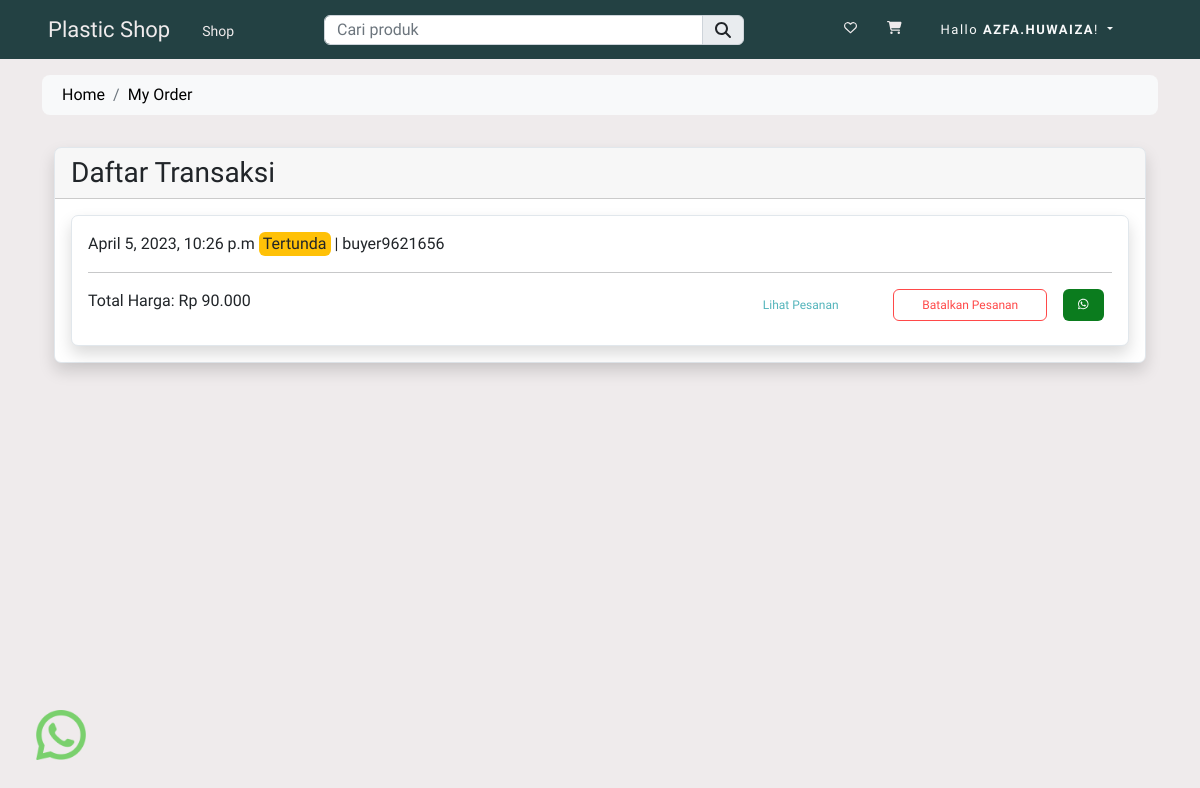
Screenshot of /order-list/ (signed in) with the database file from the repository.
### store/models.py (models this page shows, shortened)
class Order(Model):
    user = ForeignKey(User, on_delete=CASCADE)
    fname = CharField(max_length=150, null=False)
    lname = CharField(max_length=150, null=False)
    email = CharField(max_length=150, null=False)
    phone = CharField(max_length=150, null=False)
    address = TextField(null=False)
    city = CharField(max_length=150, null=False)
    state = CharField(max_length=150, null=False)
    country = CharField(max_length=150, null=False)
    pincode = CharField(max_length=150, null=False)
    total_price = FloatField(null=False)
    payment_mode = CharField(max_length=150, null=False)
    payment_id = CharField(max_length=250, null=True)
    orderstatuses = (
        ('Pending', 'Pending'),
        ('Shipped', 'Shipped'),
        ('Completed', 'Completed'),
        ('Cancelled', 'Cancelled'),
    )
    status = CharField(
        max_length=150, choices=orderstatuses, default='Pending')
    message = TextField(null=True)
    tracking_no = CharField(max_length=150, null=True)
    created_at = DateTimeField(auto_now_add=True)
    updated_at = DateTimeField(auto_now=True)

### store/controller/order.py (the view)
# urls.py: path('order-list/', order.index, name="myorders"),
def index(request):
    user_agent = request.META.get('HTTP_USER_AGENT', '')
    device_type = parse(user_agent)
    if device_type.is_mobile:
        if device_type.device.family == 'iPhone' or device_type.os.family == 'Android':
            template_name = 'store/mobile/orders/index.html'
        else:
            template_name = 'store/mobile/orders/index.html'
    elif device_type.is_tablet:
        if device_type.device.family == 'iPad' or device_type.os.family == 'Android':
            template_name = 'store/tablet/orders/index.html'
        else:
            template_name = 'store/tablet/orders/index.html'
    elif device_type.is_pc:
        if device_type.os.family == 'Mac OS X' or device_type.os.family == 'Windows':
            template_name = 'store/desktop/orders/index.html'
        else:
            template_name = 'store/desktop/orders/index.html'
    else:
        template_name = 'store/desktop/orders/index.html'
    orders = Order.objects.filter(user=request.user).order_by('-created_at')
    context = {'orders': orders}
    return render(request, template_name, context)

### store/templates/store/desktop/orders/index.html (shortened to what this page needs)
{% extends 'store/desktop/layouts/main.html' %}
{% load static %}
{% load humanize %}
{% block content %}
<div class="container py-3" style="margin-bottom:30%;">
    <div class="row">
        <div class="col">
            <nav aria-label="breadcrumb" class="bg-light rounded-3 p-2 mb-3">
                <div class="container">
                    <ol class="breadcrumb mb-0">
                        <li class="breadcrumb-item"><a href="{% url 'home' %}">Home</a></li>
                        <li class="breadcrumb-item active" aria-current="page"><a href="{% url 'myorders' %}">My
                                Order</a>
                        </li>
                    </ol>
                </div>
            </nav>
        </div>
    </div>
    <div class="container mt-3">
        <div class="row">
            <div class="col-md-12">
                <div class="card shadow ">
                    <div class="card-header">
                        <h3 class="mb-0">Daftar Transaksi
                        </h3>
                    </div>
                    {% for item in orders %}
                    <div class="card-body">
                        <div class="card shadow ">
                            <div class="p-3">
                                <label class="">{{ item.created_at}}</label>
                                {% if item.status == 'Pending' %}
                                <label class="bg-warning text-dark px-1 rounded"> Tertunda </label>
                                {% elif item.status == 'Cancelled' %}
                                <label class="bg-danger text-light px-1 rounded"> Dibatalkan </label>
                                {% elif item.status == 'Shipped' %}
                                <label class="bg-primary text-light px-1 rounded"> Dikirim </label>
                                {% elif item.status == 'Completed' %}
                                <label class="bg-success text-light px-1 rounded"> Selesai </label>
                                {% endif %}
                                |
                                <label class=""> {{ item.tracking_no }} </label>
                                <hr>
                                <p>
                                    Total Harga: Rp {{ item.total_price | stringformat:'d' | intcomma }}
                                    {% if item.status == 'Pending' %}
                                    <a href="https://wa.me/6282123824490?text=I'm%20interested%20in%20to%20chat"
                                        target="_blank" class="btn btn-daun float-end mx-2 btn-wa"><i
                                            class=" fab fa-whatsapp"></i></a>
                                    <a href="{% url 'order.cancel' item.tracking_no %}"
                                        class="btn btn-hati float-end mx-2 btn-size">Batalkan Pesanan</a>
                                    {% elif item.status == 'Shipped' %}
                                    <a href="https://wa.me/6282123824490?text=I'm%20interested%20in%20to%20chat"
                                        target="_blank" class="btn btn-daun float-end mx-2 btn-size"><i class=" fab
                                    fa-whatsapp"></i>
                                        Hubungi</a>
                                    {% elif item.status == 'Completed' %}
                                    <a href="https://wa.me/6282123824490?text=I'm%20interested%20in%20to%20chat"
                                        target="_blank" class="btn btn-daun float-end mx-2 btn-size"><i class=" fab
                                    fa-whatsapp"></i>
                                        Rating</a>
                                    {% elif item.status == 'Cancelled' %}
                                    <a href="{% url 'collections' %}" class="btn btn-abu float-end mx-2 btn-size"><i
                                            class="fa fa-shop"></i>
                                        Belanja</a>
                                    {% endif %}
                                    <a href="{% url 'orderview' item.tracking_no %}"
                                        class="btn warna-dasar float-end mx-2 btn-size">Lihat
                                        Pesanan</a>
                                </p>
                            </div>
                        </div>
                    </div>
                    {% endfor %}
                </div>
            </div>
        </div>
    </div>
</div>
{% endblock content %}

### store/templates/store/desktop/inc/navbar.html (shortened to what this page needs)
<nav class="navbar navbar-expand-sm navbar-dark bg-navbar-cust">
  <div class="collapse navbar-collapse " id="navbarSupportedContent">
    <a class="ms-5 navbar-brand {% if request.resolver_match.url_name == 'home' %}active{% endif %}"
      style="color: #EFEBEC; font-size: 22px;" href="{% url 'home' %}">Plastic Shop</a>
    <ul class="navbar-nav me-auto ms-2 me-auto mt-1">
      <li class="nav-item">
        <a class="nav-link" href="{% url 'collections' %}" style="color: #EFEBEC; font-size: 14px;">Shop</a>
      </li>
    </ul>
  </div>
  <div class="search-bar mt-1">
    <form action="{% url 'searchproduct' %}" method="POST">
      <div class="input-group mb-1">
        <input type="search" required class="form-control search-input" name="productsearch" id="searchproducts"
          placeholder="Cari produk">
        <button type="submit" class="input-group-text search-button"><i
            class="fa fa-search search-logo-button"></i></button>
      </div>
    </form>
  </div>
  <div class="collapse navbar-collapse justify-content-end" id="navbarSupportedContent">
    <ul id="" class="nav navbar-nav navbar-right link-cust">
      {% if user.is_authenticated %}
      <a class="nav-link me-1" href="{% url 'wishlist' %}" style="color: #EFEBEC; font-size: 13px;">
        <i class="far fa-heart"></i></a>
      <a class="nav-link me-1" href="{% url 'cart' %}" style="color: #EFEBEC; font-size: 13px;">
        <i class="fas fa-cart-shopping"></i></a>
      {% endif %}
      {% if user.is_authenticated %}
      <div class="dropdown me-5 ms-2">
        <ul class="navbar-nav">
          <li class="nav-item dropdown">
            <a class="nav-link btn btn-transparant dropdown-toggle text-light" href="#" data-bs-toggle="dropdown"
              style="font-size: 13px;"> Hallo
              <strong>{{ user | upper }}</strong>! </a>
          </li>
        </ul>
      </div>
      {% endif %}
    </ul>
  </div>
</nav>

### static/css/style.css (style rules this page uses)
body { background-color: #EFEBEC; }

### static/css/navbar.css (style rules this page uses)
.bg-navbar-cust { background: #234143; }
.link-cust a { color: #01325d; margin: 0 30px 0 10px; letter-spacing: 1.5px; }
.search-bar { width: 35% !important; }
.search-input { height: 30px !important; }
.search-button { height: 30px !important; }

### static/css/card-product.css (style rules this page uses)
.card { border-radius: 7px !important; border-color: #e1e7ec; }

### store/templates/store/desktop/layouts/main.html (style rules this page uses)
* { font-family: 'Viga', sans-serif; }
a { text-decoration: none; color: #000; }

### store/templates/store/desktop/orders/index.html (style rules this page uses)
.btn-size { width: 15%; font-size: 12px; }
.btn-wa { width: 4%; font-size: 12px; }
.warna-dasar { color: #53b4bb; }
.btn-hati { background-color: #ff4949; color: white; }
.btn-hati { border: solid 1px; background-color: white; color: #ff4949; }
.btn-daun { color: white; background-color: #0b7c1e; }

### rows the page displays
Order: created_at "April 5, 2023, 10:26 p.m", status "Tertunda", tracking_no "buyer9621656", total_price "90.000"

### other values shown
{{ user | upper }} "AZFA.HUWAIZA"
